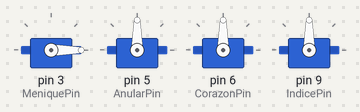
Bench run of a sketch on a simulated Arduino Uno, built with avr-gcc and run on an emulated ATmega328P. Shown: 4 × servo.

Above: at 0.05 s.
At 1.75 s:
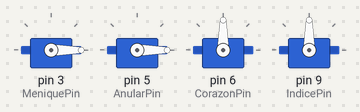
At 3.5 s:
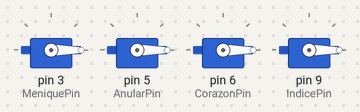
At 7.0 s:
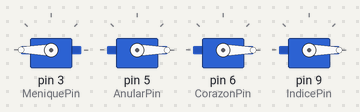
At 10.5 s:
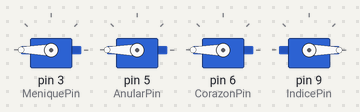
At 14.0 s:
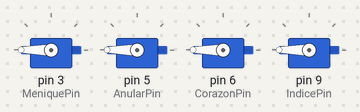
Timing chart, 0 to 18.2 s (numbered marks = the images above):
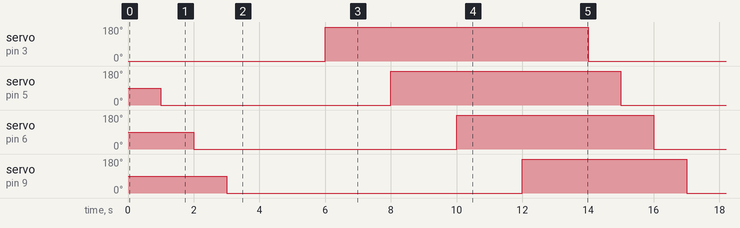

Measured:
- by itself, servo on pin 3 (MeniquePin): alternates 180° for 8.0 s and 0° for 6.0 s
- by itself, servo on pin 5 (AnularPin): alternates 180° for 7.0 s and 0° for 7.0 s
- by itself, servo on pin 6 (CorazonPin): alternates 180° for 6.0 s and 0° for 8.0 s
- by itself, servo on pin 9 (IndicePin): alternates 180° for 5.0 s and 0° for 9.0 s

The sketch:

servo_4m.ino
```cpp
#include<Servo.h>
int MeniquePin = 3;
int MeniquePos = 0;//el angulo del servo motor
Servo Menique;//Nombre del servo motor

int AnularPin = 5;
int AnularPos = 0;//el angulo del servo motor
Servo Anular;//Nombre del servo motor

int CorazonPin = 6 ;
int CorazonPos = 0;
Servo Corazon;//Nombre del servo motor

int IndicePin = 9;
int IndicePos = 0;
Servo Indice;//Nombre del servo motor

/*int servoPin5 = 10;
int servoPos5 = 0;
Servo miniservo; //Nombre del servo motor
*/
void setup(){
  Menique.attach(MeniquePin);

  Anular.attach(AnularPin);

  Corazon.attach(CorazonPin);

   Indice.attach(IndicePin);

  Serial.begin(9600);
}

void loop(){
 Menique.write( MeniquePos);

delay(1000);

 Anular.write( AnularPos);

delay(1000);

Corazon.write(CorazonPos);

delay(1000);

Indice.write(IndicePos);

delay(1000);

delay(2000);

 Menique.write(180);

delay(2000);

 Anular.write(180);

delay(2000);

Corazon.write(180);

delay(2000);

Indice.write(180);

delay(2000);


}
```
